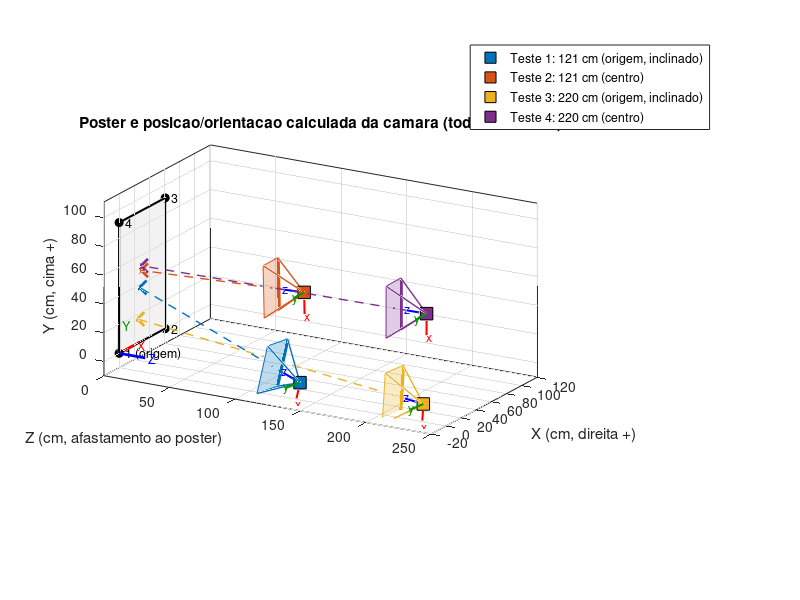

The MATLAB script that drew this image:
function plot_poster_3d()
% PLOT_POSTER_3D  Resultados dos testes do poster: poster + posicao e orientacao da camara.
%
% Sistema de coordenadas (o mesmo do programa em Python), em cm:
%   origem = canto inferior esquerdo do poster
%   X = para a direita, Y = para cima, Z = para fora do poster (em direcao a quem o ve)
%
% Para cada teste indica-se:
%   pos   : posicao calculada da camara [X Y Z]
%   yaw   : graus; > 0 = a camara aponta para a direita da normal do poster
%   pitch : graus; > 0 = a camara aponta para cima
%   roll  : graus; rotacao da camara em torno do eixo otico (ver camera_axes)
%   ref   : ponto do poster ate ao qual se mediu a distancia ([0 0 0] = origem)
%
% Nota sobre o roll: nos testes 2 e 4 o roll (-90.7 e -90.2) foi calculado a partir do
% rvec do programa: a foto e guardada em 1920x1080 com o telemovel na vertical, por isso
% o poster aparece rodado 90 graus na imagem. Nos testes 1 e 3 o roll nao esta nos
% resultados e assumiu-se -90. Se tiver o rvec, substitua (roll = ver camera_axes).
%
% Uso:  plot_poster_3d

% ------------------------------------------------------------------ dados
W = 61;  H = 91;                                  % dimensoes do poster (cm)
corners = [0 0 0; W 0 0; W H 0; 0 H 0];           % pontos 1..4 (X, Y, Z)
center  = [W/2 H/2 0];
origin  = [0 0 0];

fx = 1327.7;  imgW = 1920;  imgH = 1080;          % camara do telemovel (para o campo de visao)
frustumDepth = 25;                                % profundidade do tronco desenhado (cm)
axisLen      = 15;                                % comprimento dos eixos da camara (cm)
saveFigs     = false;                             % true = guarda os graficos em PNG

mk = @(name,pos,yaw,pitch,roll,ref,meas,err) struct('name',name,'pos',pos,'yaw',yaw, ...
    'pitch',pitch,'roll',roll,'ref',ref,'measured',meas,'err',err);

tests = { ...
    mk('Teste 1: 121 cm (origem, inclinado)', [ 1.4  1.5 137.5], 10.6, 14.7, -90.0, origin, 121, 3.11), ...
    mk('Teste 2: 121 cm (centro)',            [32.5 53.2 122.7], -1.6, -1.7, -90.7, center, 121, 3.27), ...
    mk('Teste 3: 220 cm (origem, inclinado)', [ 2.4  1.6 231.2],  5.4,  3.8, -90.0, origin, 220, 1.44), ...
    mk('Teste 4: 220 cm (centro)',            [34.6 52.8 215.1], -1.5,  0.0, -90.2, center, 220, 2.30) };

colors = [0.000 0.447 0.741;  0.850 0.325 0.098;  0.929 0.694 0.125;  0.494 0.184 0.556];
nT = numel(tests);

% ------------------------------------------------- figura 1: todos os testes
f1 = figure('Name', 'Todos os testes', 'Color', 'w');
setup_scene(corners, W, H);
hLeg = zeros(1, nT);
for i = 1:nT
    t = tests{i};
    Rc = camera_axes(t.yaw, t.pitch, t.roll);
    hLeg(i) = draw_camera(t.pos, Rc, colors(i,:), fx, imgW, imgH, frustumDepth, axisLen);
    draw_aim(t.pos, Rc, colors(i,:));
end
legend(hLeg, cellfun(@(s) s.name, tests, 'UniformOutput', false), 'Location', 'northeastoutside');
title('Poster e posicao/orientacao calculada da camara (todos os testes)');
view(-60, 18);

if saveFigs
    print(f1, 'poster_todos.png', '-dpng', '-r150');
end
end

% ============================================================ funcoes locais

function R = camera_axes(yawDeg, pitchDeg, rollDeg)
% Devolve R (3x3) cujas COLUNAS sao os eixos da camara escritos no mundo:
%   coluna 1 = x da imagem (direita), coluna 2 = y da imagem (baixo), coluna 3 = eixo otico.
% yaw > 0: aponta para a direita da normal do poster; pitch > 0: aponta para cima.
% roll: rotacao em torno do eixo otico (0 = imagem "direita", -90 = imagem rodada 90 graus).
yaw = yawDeg*pi/180;  pitch = pitchDeg*pi/180;  roll = rollDeg*pi/180;
z = [cos(pitch)*sin(yaw); sin(pitch); -cos(pitch)*cos(yaw)];   % para onde a camara aponta
up0 = [0; 1; 0];
u  = up0 - (up0.'*z)*z;   u = u / norm(u);                     % "cima" do mundo, perpendicular a z
y0 = -u;                                                      % y da imagem aponta para baixo
x0 = cross(y0, z);
x  =  cos(roll)*x0 - sin(roll)*y0;
y  =  sin(roll)*x0 + cos(roll)*y0;
R  = [x, y, z];
end

function setup_scene(corners, W, H)
% Poster (plano Z = 0) com os 4 pontos numerados. Eixos do grafico: (X, Z, Y) com Z invertido,
% para o Y ficar na vertical e o sistema continuar direito.
hold on; grid on; box on;
fill3(pp(corners,1), pp(corners,2), pp(corners,3), [0.9 0.9 0.9], 'FaceAlpha', 0.5, ...
    'EdgeColor', 'k', 'LineWidth', 1.5);
plot3(pp(corners,1), pp(corners,2), pp(corners,3), 'ko', 'MarkerFaceColor', 'k', 'MarkerSize', 6);
lbl = {'1 (origem)', '2', '3', '4'};
for k = 1:4
    txt(corners(k,:), ['  ' lbl{k}], 'k');
end
seg([0 0 0], [20 0 0], 'r-', 'LineWidth', 2);  txt([20 0 0], ' X', 'r');
seg([0 0 0], [0 20 0], 'g-', 'LineWidth', 2);  txt([0 20 0], ' Y', [0 0.6 0]);
seg([0 0 0], [0 0 20], 'b-', 'LineWidth', 2);  txt([0 0 20], ' Z', 'b');
axis equal;
xlabel('X (cm, direita +)'); ylabel('Z (cm, afastamento ao poster)'); zlabel('Y (cm, cima +)');
set(gca, 'YDir', 'reverse');
xlim([-20 W+60]); zlim([-10 H+20]);
end

function h = draw_camera(C, R, col, fx, imgW, imgH, d, axisLen)
% Tronco da camara (piramide ate ao plano da imagem a distancia d), com a aresta de cima
% da imagem a cheio, e os eixos x (vermelho), y (verde) e z (azul) da camara.
xc = R(:,1).';  yc = R(:,2).';  zc = R(:,3).';
hw = (imgW/2)/fx*d;  hh = (imgH/2)/fx*d;
c0 = C + d*zc;
q = [c0 - hw*xc - hh*yc;       % canto superior esquerdo da imagem (y aponta para baixo)
     c0 + hw*xc - hh*yc;       % superior direito
     c0 + hw*xc + hh*yc;       % inferior direito
     c0 - hw*xc + hh*yc];      % inferior esquerdo
for k = 1:4
    seg(C, q(k,:), '-', 'Color', col, 'LineWidth', 1);
end
fill3(pp(q,1), pp(q,2), pp(q,3), col, 'FaceAlpha', 0.25, 'EdgeColor', col);
seg(q(1,:), q(2,:), '-', 'Color', col, 'LineWidth', 3);        % aresta de cima da imagem
h = plot3(pp(C,1), pp(C,2), pp(C,3), 's', 'MarkerSize', 9, 'MarkerFaceColor', col, 'MarkerEdgeColor', 'k');
dirs = {xc, yc, zc};  cc = {'r', [0 0.6 0], 'b'};  nm = {'x', 'y', 'z'};
for k = 1:3
    seg(C, C + axisLen*dirs{k}, '-', 'Color', cc{k}, 'LineWidth', 1.5);
    txt(C + 1.1*axisLen*dirs{k}, nm{k}, cc{k});
end
end

function draw_aim(C, R, col)
% Onde o eixo otico "bate" no plano do poster (Z = 0).
zc = R(:,3).';
if zc(3) < 0
    t = -C(3)/zc(3);
    hit = C + t*zc;
    seg(C, hit, '--', 'Color', col, 'LineWidth', 1);
    plot3(pp(hit,1), pp(hit,2), pp(hit,3), 'x', 'MarkerSize', 10, 'LineWidth', 2, 'Color', col);
end
end

% --- auxiliares: coordenadas do mundo (X,Y,Z) -> eixos do grafico (X, Z, Y)
function v = pp(M, k)
perm = [1 3 2];
v = M(:, perm(k));
end

function seg(p, q, varargin)
plot3([p(1) q(1)], [p(3) q(3)], [p(2) q(2)], varargin{:});
end

function txt(p, s, col)
text(p(1), p(3), p(2), s, 'Color', col, 'FontSize', 9);
end

function txt2(p, s, col)
text(p(1), p(2), s, 'Color', col, 'FontSize', 9);
end
